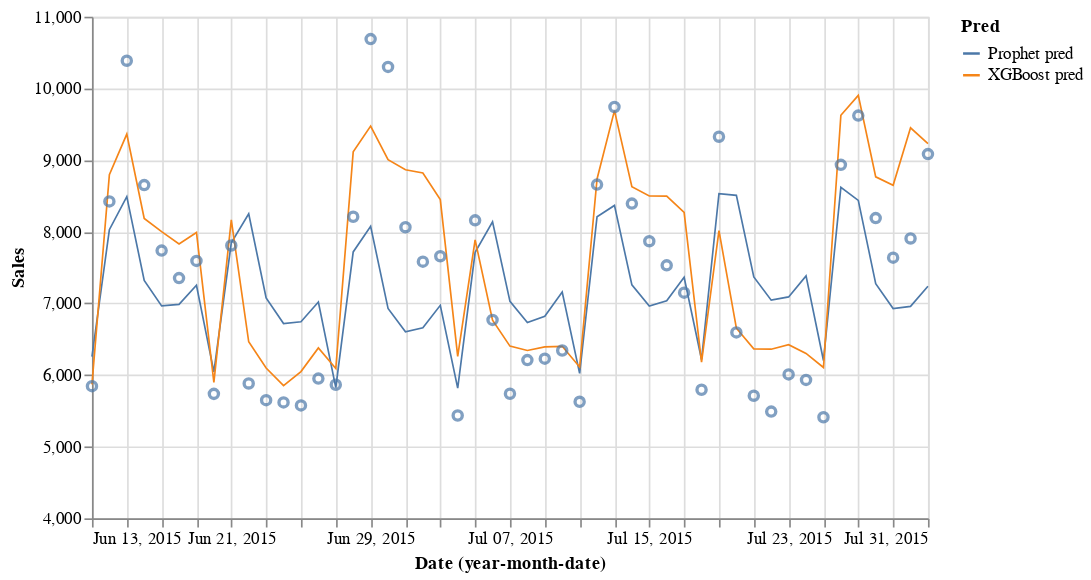

This figure's notebook cell:
### Code cell
df_plt = full_df.groupby(['Date']).mean().reset_index()

df_plt = pd.melt(df_plt,
            id_vars=['Date'],
            value_vars=['Sales','Prophet pred', 'XGBoost pred' ],
            var_name='Pred', value_name='Sales')
#removing too low occurences
points = alt.Chart(df_plt.query('Pred=="Sales"'), width = 500  ).mark_point(filled=False, size=30).encode(
    x=alt.X('yearmonthdate(Date)'),
    y=alt.Y('Sales',scale=alt.Scale(domain=[4000, 11000]))
    
)
fit = alt.Chart(df_plt.query('Pred!="Sales"'), width = 500).mark_line(size=1).encode(
    x=alt.X('yearmonthdate(Date)'),
    y=alt.Y('Sales',scale=alt.Scale(domain=[4000, 11000]))
    ,color = 'Pred'
)
fit+points

### Figure 1 — Vega-Lite specification as saved in the notebook (floating-point values rounded to 4 significant figures)
{"$schema": "https://vega.github.io/schema/vega-lite/v2.6.0.json", "config": {"view": {"height": 300, "width": 400}}, "datasets": {"data-b29c42304060cfde360c7290d2ae2fd7": [{"Date": "2015-06-13T00:00:00", "Pred": "Sales", "Sales": 5844.0}, {"Date": "2015-06-14T00:00:00", "Pred": "Sales", "Sales": 8423.0}, {"Date": "2015-06-15T00:00:00", "Pred": "Sales", "Sales": 10390.0}, {"Date": "2015-06-16T00:00:00", "Pred": "Sales", "Sales": 8651.0}, {"Date": "2015-06-17T00:00:00", "Pred": "Sales", "Sales": 7737.0}, {"Date": "2015-06-18T00:00:00", "Pred": "Sales", "Sales": 7353.0}, {"Date": "2015-06-19T00:00:00", "Pred": "Sales", "Sales": 7593.0}, {"Date": "2015-06-20T00:00:00", "Pred": "Sales", "Sales": 5737.0}, {"Date": "2015-06-21T00:00:00", "Pred": "Sales", "Sales": 7808.0}, {"Date": "2015-06-22T00:00:00", "Pred": "Sales", "Sales": 5882.0}, {"Date": "2015-06-23T00:00:00", "Pred": "Sales", "Sales": 5648.0}, {"Date": "2015-06-24T00:00:00", "Pred": "Sales", "Sales": 5617.0}, {"Date": "2015-06-25T00:00:00", "Pred": "Sales", "Sales": 5576.0}, {"Date": "2015-06-26T00:00:00", "Pred": "Sales", "Sales": 5950.0}, {"Date": "2015-06-27T00:00:00", "Pred": "Sales", "Sales": 5864.0}, {"Date": "2015-06-28T00:00:00", "Pred": "Sales", "Sales": 8208.0}, {"Date": "2015-06-29T00:00:00", "Pred": "Sales", "Sales": 10690.0}, {"Date": "2015-06-30T00:00:00", "Pred": "Sales", "Sales": 10300.0}, {"Date": "2015-07-01T00:00:00", "Pred": "Sales", "Sales": 8062.0}, {"Date": "2015-07-02T00:00:00", "Pred": "Sales", "Sales": 7582.0}, {"Date": "2015-07-03T00:00:00", "Pred": "Sales", "Sales": 7657.0}, {"Date": "2015-07-04T00:00:00", "Pred": "Sales", "Sales": 5435.0}, {"Date": "2015-07-05T00:00:00", "Pred": "Sales", "Sales": 8159.0}, {"Date": "2015-07-06T00:00:00", "Pred": "Sales", "Sales": 6769.0}, {"Date": "2015-07-07T00:00:00", "Pred": "Sales", "Sales": 5739.0}, {"Date": "2015-07-08T00:00:00", "Pred": "Sales", "Sales": 6208.0}, {"Date": "2015-07-09T00:00:00", "Pred": "Sales", "Sales": 6228.0}, {"Date": "2015-07-10T00:00:00", "Pred": "Sales", "Sales": 6342.0}, {"Date": "2015-07-11T00:00:00", "Pred": "Sales", "Sales": 5626.0}, {"Date": "2015-07-12T00:00:00", "Pred": "Sales", "Sales": 8658.0}, {"Date": "2015-07-13T00:00:00", "Pred": "Sales", "Sales": 9741.0}, {"Date": "2015-07-14T00:00:00", "Pred": "Sales", "Sales": 8392.0}, {"Date": "2015-07-15T00:00:00", "Pred": "Sales", "Sales": 7867.0}, {"Date": "2015-07-16T00:00:00", "Pred": "Sales", "Sales": 7530.0}, {"Date": "2015-07-17T00:00:00", "Pred": "Sales", "Sales": 7149.0}, {"Date": "2015-07-18T00:00:00", "Pred": "Sales", "Sales": 5794.0}, {"Date": "2015-07-19T00:00:00", "Pred": "Sales", "Sales": 9326.0}, {"Date": "2015-07-20T00:00:00", "Pred": "Sales", "Sales": 6594.0}, {"Date": "2015-07-21T00:00:00", "Pred": "Sales", "Sales": 5711.0}, {"Date": "2015-07-22T00:00:00", "Pred": "Sales", "Sales": 5490.0}, {"Date": "2015-07-23T00:00:00", "Pred": "Sales", "Sales": 6008.0}, {"Date": "2015-07-24T00:00:00", "Pred": "Sales", "Sales": 5931.0}, {"Date": "2015-07-25T00:00:00", "Pred": "Sales", "Sales": 5410.0}, {"Date": "2015-07-26T00:00:00", "Pred": "Sales", "Sales": 8933.0}, {"Date": "2015-07-27T00:00:00", "Pred": "Sales", "Sales": 9620.0}, {"Date": "2015-07-28T00:00:00", "Pred": "Sales", "Sales": 8190.0}, {"Date": "2015-07-29T00:00:00", "Pred": "Sales", "Sales": 7637.0}, {"Date": "2015-07-30T00:00:00", "Pred": "Sales", "Sales": 7906.0}, {"Date": "2015-07-31T00:00:00", "Pred": "Sales", "Sales": 9083.0}], "data-f2a2703e374214783b3a721072310ad4": [{"Date": "2015-06-13T00:00:00", "Pred": "Prophet pred", "Sales": 6256.0}, {"Date": "2015-06-14T00:00:00", "Pred": "Prophet pred", "Sales": 8028.0}, {"Date": "2015-06-15T00:00:00", "Pred": "Prophet pred", "Sales": 8489.0}, {"Date": "2015-06-16T00:00:00", "Pred": "Prophet pred", "Sales": 7321.0}, {"Date": "2015-06-17T00:00:00", "Pred": "Prophet pred", "Sales": 6965.0}, {"Date": "2015-06-18T00:00:00", "Pred": "Prophet pred", "Sales": 6985.0}, {"Date": "2015-06-19T00:00:00", "Pred": "Prophet pred", "Sales": 7253.0}, {"Date": "2015-06-20T00:00:00", "Pred": "Prophet pred", "Sales": 6044.0}, {"Date": "2015-06-21T00:00:00", "Pred": "Prophet pred", "Sales": 7844.0}, {"Date": "2015-06-22T00:00:00", "Pred": "Prophet pred", "Sales": 8250.0}, {"Date": "2015-06-23T00:00:00", "Pred": "Prophet pred", "Sales": 7075.0}, {"Date": "2015-06-24T00:00:00", "Pred": "Prophet pred", "Sales": 6718.0}, {"Date": "2015-06-25T00:00:00", "Pred": "Prophet pred", "Sales": 6743.0}, {"Date": "2015-06-26T00:00:00", "Pred": "Prophet pred", "Sales": 7018.0}, {"Date": "2015-06-27T00:00:00", "Pred": "Prophet pred", "Sales": 5824.0}, {"Date": "2015-06-28T00:00:00", "Pred": "Prophet pred", "Sales": 7718.0}, {"Date": "2015-06-29T00:00:00", "Pred": "Prophet pred", "Sales": 8075.0}, {"Date": "2015-06-30T00:00:00", "Pred": "Prophet pred", "Sales": 6929.0}, {"Date": "2015-07-01T00:00:00", "Pred": "Prophet pred", "Sales": 6604.0}, {"Date": "2015-07-02T00:00:00", "Pred": "Prophet pred", "Sales": 6659.0}, {"Date": "2015-07-03T00:00:00", "Pred": "Prophet pred", "Sales": 6972.0}, {"Date": "2015-07-04T00:00:00", "Pred": "Prophet pred", "Sales": 5816.0}, {"Date": "2015-07-05T00:00:00", "Pred": "Prophet pred", "Sales": 7711.0}, {"Date": "2015-07-06T00:00:00", "Pred": "Prophet pred", "Sales": 8138.0}, {"Date": "2015-07-07T00:00:00", "Pred": "Prophet pred", "Sales": 7027.0}, {"Date": "2015-07-08T00:00:00", "Pred": "Prophet pred", "Sales": 6734.0}, {"Date": "2015-07-09T00:00:00", "Pred": "Prophet pred", "Sales": 6821.0}, {"Date": "2015-07-10T00:00:00", "Pred": "Prophet pred", "Sales": 7158.0}, {"Date": "2015-07-11T00:00:00", "Pred": "Prophet pred", "Sales": 6023.0}, {"Date": "2015-07-12T00:00:00", "Pred": "Prophet pred", "Sales": 8208.0}, {"Date": "2015-07-13T00:00:00", "Pred": "Prophet pred", "Sales": 8367.0}, {"Date": "2015-07-14T00:00:00", "Pred": "Prophet pred", "Sales": 7258.0}, {"Date": "2015-07-15T00:00:00", "Pred": "Prophet pred", "Sales": 6962.0}, {"Date": "2015-07-16T00:00:00", "Pred": "Prophet pred", "Sales": 7037.0}, {"Date": "2015-07-17T00:00:00", "Pred": "Prophet pred", "Sales": 7363.0}, {"Date": "2015-07-18T00:00:00", "Pred": "Prophet pred", "Sales": 6216.0}, {"Date": "2015-07-19T00:00:00", "Pred": "Prophet pred", "Sales": 8531.0}, {"Date": "2015-07-20T00:00:00", "Pred": "Prophet pred", "Sales": 8507.0}, {"Date": "2015-07-21T00:00:00", "Pred": "Prophet pred", "Sales": 7369.0}, {"Date": "2015-07-22T00:00:00", "Pred": "Prophet pred", "Sales": 7044.0}, {"Date": "2015-07-23T00:00:00", "Pred": "Prophet pred", "Sales": 7090.0}, {"Date": "2015-07-24T00:00:00", "Pred": "Prophet pred", "Sales": 7384.0}, {"Date": "2015-07-25T00:00:00", "Pred": "Prophet pred", "Sales": 6202.0}, {"Date": "2015-07-26T00:00:00", "Pred": "Prophet pred", "Sales": 8618.0}, {"Date": "2015-07-27T00:00:00", "Pred": "Prophet pred", "Sales": 8436.0}, {"Date": "2015-07-28T00:00:00", "Pred": "Prophet pred", "Sales": 7274.0}, {"Date": "2015-07-29T00:00:00", "Pred": "Prophet pred", "Sales": 6928.0}, {"Date": "2015-07-30T00:00:00", "Pred": "Prophet pred", "Sales": 6957.0}, {"Date": "2015-07-31T00:00:00", "Pred": "Prophet pred", "Sales": 7239.0}, {"Date": "2015-06-13T00:00:00", "Pred": "XGBoost pred", "Sales": 5869.0}, {"Date": "2015-06-14T00:00:00", "Pred": "XGBoost pred", "Sales": 8795.0}, {"Date": "2015-06-15T00:00:00", "Pred": "XGBoost pred", "Sales": 9362.0}, {"Date": "2015-06-16T00:00:00", "Pred": "XGBoost pred", "Sales": 8185.0}, {"Date": "2015-06-17T00:00:00", "Pred": "XGBoost pred", "Sales": 8001.0}, {"Date": "2015-06-18T00:00:00", "Pred": "XGBoost pred", "Sales": 7829.0}, {"Date": "2015-06-19T00:00:00", "Pred": "XGBoost pred", "Sales": 7989.0}, {"Date": "2015-06-20T00:00:00", "Pred": "XGBoost pred", "Sales": 5897.0}, {"Date": "2015-06-21T00:00:00", "Pred": "XGBoost pred", "Sales": 8165.0}, {"Date": "2015-06-22T00:00:00", "Pred": "XGBoost pred", "Sales": 6463.0}, {"Date": "2015-06-23T00:00:00", "Pred": "XGBoost pred", "Sales": 6097.0}, {"Date": "2015-06-24T00:00:00", "Pred": "XGBoost pred", "Sales": 5852.0}, {"Date": "2015-06-25T00:00:00", "Pred": "XGBoost pred", "Sales": 6047.0}, {"Date": "2015-06-26T00:00:00", "Pred": "XGBoost pred", "Sales": 6377.0}, {"Date": "2015-06-27T00:00:00", "Pred": "XGBoost pred", "Sales": 6090.0}, {"Date": "2015-06-28T00:00:00", "Pred": "XGBoost pred", "Sales": 9114.0}, {"Date": "2015-06-29T00:00:00", "Pred": "XGBoost pred", "Sales": 9473.0}, {"Date": "2015-06-30T00:00:00", "Pred": "XGBoost pred", "Sales": 9004.0}, {"Date": "2015-07-01T00:00:00", "Pred": "XGBoost pred", "Sales": 8864.0}, {"Date": "2015-07-02T00:00:00", "Pred": "XGBoost pred", "Sales": 8819.0}, {"Date": "2015-07-03T00:00:00", "Pred": "XGBoost pred", "Sales": 8449.0}, {"Date": "2015-07-04T00:00:00", "Pred": "XGBoost pred", "Sales": 6260.0}, {"Date": "2015-07-05T00:00:00", "Pred": "XGBoost pred", "Sales": 7886.0}, {"Date": "2015-07-06T00:00:00", "Pred": "XGBoost pred", "Sales": 6766.0}, {"Date": "2015-07-07T00:00:00", "Pred": "XGBoost pred", "Sales": 6403.0}, {"Date": "2015-07-08T00:00:00", "Pred": "XGBoost pred", "Sales": 6343.0}, {"Date": "2015-07-09T00:00:00", "Pred": "XGBoost pred", "Sales": 6393.0}, {"Date": "2015-07-10T00:00:00", "Pred": "XGBoost pred", "Sales": 6400.0}, {"Date": "2015-07-11T00:00:00", "Pred": "XGBoost pred", "Sales": 6112.0}, {"Date": "2015-07-12T00:00:00", "Pred": "XGBoost pred", "Sales": 8735.0}, {"Date": "2015-07-13T00:00:00", "Pred": "XGBoost pred", "Sales": 9689.0}, {"Date": "2015-07-14T00:00:00", "Pred": "XGBoost pred", "Sales": 8628.0}, {"Date": "2015-07-15T00:00:00", "Pred": "XGBoost pred", "Sales": 8498.0}, {"Date": "2015-07-16T00:00:00", "Pred": "XGBoost pred", "Sales": 8495.0}, {"Date": "2015-07-17T00:00:00", "Pred": "XGBoost pred", "Sales": 8268.0}, {"Date": "2015-07-18T00:00:00", "Pred": "XGBoost pred", "Sales": 6178.0}, {"Date": "2015-07-19T00:00:00", "Pred": "XGBoost pred", "Sales": 8015.0}, {"Date": "2015-07-20T00:00:00", "Pred": "XGBoost pred", "Sales": 6653.0}, {"Date": "2015-07-21T00:00:00", "Pred": "XGBoost pred", "Sales": 6365.0}, {"Date": "2015-07-22T00:00:00", "Pred": "XGBoost pred", "Sales": 6360.0}, {"Date": "2015-07-23T00:00:00", "Pred": "XGBoost pred", "Sales": 6423.0}, {"Date": "2015-07-24T00:00:00", "Pred": "XGBoost pred", "Sales": 6301.0}, {"Date": "2015-07-25T00:00:00", "Pred": "XGBoost pred", "Sales": 6105.0}, {"Date": "2015-07-26T00:00:00", "Pred": "XGBoost pred", "Sales": 9625.0}, {"Date": "2015-07-27T00:00:00", "Pred": "XGBoost pred", "Sales": 9902.0}, {"Date": "2015-07-28T00:00:00", "Pred": "XGBoost pred", "Sales": 8766.0}, {"Date": "2015-07-29T00:00:00", "Pred": "XGBoost pred", "Sales": 8648.0}, {"Date": "2015-07-30T00:00:00", "Pred": "XGBoost pred", "Sales": 9450.0}, {"Date": "2015-07-31T00:00:00", "Pred": "XGBoost pred", "Sales": 9229.0}]}, "layer": [{"data": {"name": "data-f2a2703e374214783b3a721072310ad4"}, "encoding": {"color": {"field": "Pred", "type": "nominal"}, "x": {"field": "Date", "timeUnit": "yearmonthdate", "type": "temporal"}, "y": {"field": "Sales", "scale": {"domain": [4000, 11000]}, "type": "quantitative"}}, "mark": {"size": 1, "type": "line"}, "width": 500}, {"data": {"name": "data-b29c42304060cfde360c7290d2ae2fd7"}, "encoding": {"x": {"field": "Date", "timeUnit": "yearmonthdate", "type": "temporal"}, "y": {"field": "Sales", "scale": {"domain": [4000, 11000]}, "type": "quantitative"}}, "mark": {"filled": false, "size": 30, "type": "point"}, "width": 500}]}
